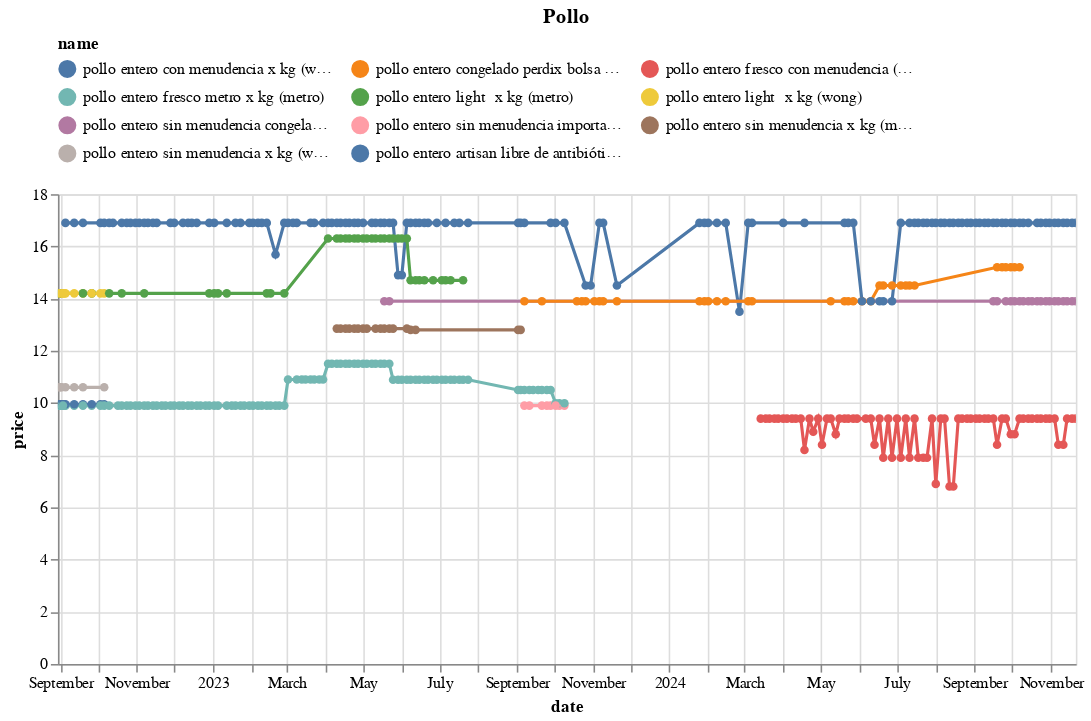

Here is the notebook cell this chart was saved with:
### Code cell
(df
 .loc[df.name.isin(names)]
 .pipe(alt.Chart)
 .mark_line(point=True)
 .encode(x='date', y='price', color='name', tooltip=['name','price'])
 .properties(width=650, title='Pollo')
 .interactive()
 .configure_legend(orient='top', columns=3)
)

### Figure 1 — Vega-Lite specification as saved in the notebook (floating-point values rounded to 4 significant figures; data arrays with more than 128 entries replaced by an {"elided": "..."} marker saying what was removed)
{"config": {"view": {"continuousWidth": 300, "continuousHeight": 300}, "legend": {"columns": 3, "orient": "top"}}, "data": {"name": "data-e7356d80376d97c81adbed9d6173a627"}, "mark": {"type": "line", "point": true}, "encoding": {"color": {"field": "name", "type": "nominal"}, "tooltip": [{"field": "name", "type": "nominal"}, {"field": "price", "type": "quantitative"}], "x": {"field": "date", "type": "temporal"}, "y": {"field": "price", "type": "quantitative"}}, "params": [{"name": "param_13", "select": {"type": "interval", "encodings": ["x", "y"]}, "bind": "scales"}], "title": "Pollo", "width": 650, "$schema": "https://vega.github.io/schema/vega-lite/v5.20.1.json", "datasets": {"data-e7356d80376d97c81adbed9d6173a627": {"elided": "464 records"}}}
